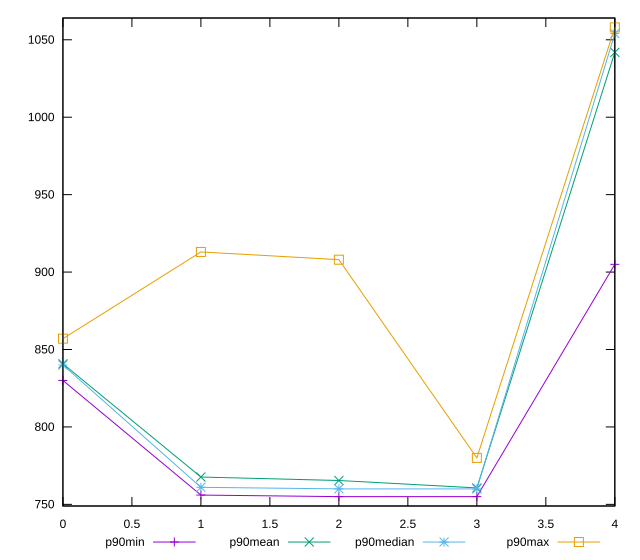

Generate this figure with gnuplot:
reset

$p90Min <<EOF
0 830
1 756
2 755
3 755
4 905
EOF

$p90Mean <<EOF
0 840.7553191489362
1 767.6489361702128
2 765.3936170212766
3 760.6063829787234
4 1041.8829787234042
EOF

$p90Median <<EOF
0 840
1 761
2 760
3 760
4 1054
EOF

$p90Max <<EOF
0 857
1 913
2 908
3 780
4 1058
EOF

set key outside below
set xrange [0:4]
set yrange [748.94:1064.06]
set trange [748.94:1064.06]
set terminal svg size 640, 560 enhanced background rgb 'white'
set output "report_00017_2021-02-10T15-08-03.406Z/uses-rel-preload/progression/value.svg"

plot $p90Min title "p90min" with linespoints, \
     $p90Mean title "p90mean" with linespoints, \
     $p90Median title "p90median" with linespoints, \
     $p90Max title "p90max" with linespoints

reset
